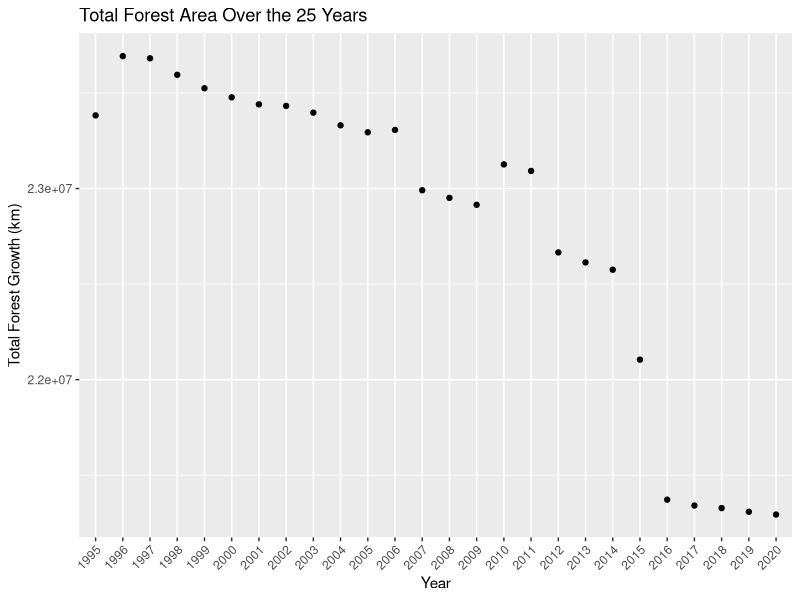

The R source for this figure:
## ---- chunk 1
library(readr)
library(dplyr)
library(tidyverse)
library(stringr)
library(ggplot2)
## ---- chunk 2
forest_km <- read_delim("forest_area_km.csv")
forest_percent <- read_delim("forest_area_percent.csv")
global_temp <- read_delim("Global_Temperatures.csv")
## ---- chunk 3
head(forest_km,5) 
head(forest_percent,5) 
head(global_temp,5)
## ---- chunk 4
forest_km <- forest_km %>%
  rename(country = `Country Name`)
  head(forest_km, 5)
## ---- chunk 5
forest_percent <- forest_percent %>%
  rename(country = `Country Name`)
  head(forest_km, 5)
## ---- chunk 6
global_temp <- global_temp %>%
  mutate(year = as.character(year))
## ---- chunk 7
countryList <- c('country', 'Country Code')

longForestKM <- forest_km %>%
   pivot_longer(!countryList, names_to = "year", values_to = "km")
longForestKM

## ---- chunk 8

longForestPercent <- forest_percent %>%
   pivot_longer(!countryList, names_to = "year", values_to = "percent")
longForestPercent
## ---- chunk 9
forest_km_percent <- left_join(longForestKM, longForestPercent)
forest_km_percent
## ---- chunk 10
final_set2 <- inner_join(global_temp, forest_km_percent)
final_set2
## ---- chunk 11
forest_growth <- final_set2 %>%
  group_by(year) %>%
  summarize(total_forestgrowth = sum(km, na.rm = TRUE))
print(forest_growth)


ggplot(forest_growth, aes(x = year, y = total_forestgrowth)) +
  geom_point() +
  geom_smooth(method = "lm", se = FALSE, col = "black") +
  labs(title = "Total Forest Area Over the 25 Years", x = "Year", y = "Total Forest Growth (km)") +
  theme(axis.text.x = element_text(angle = 45, hjust = 1))
